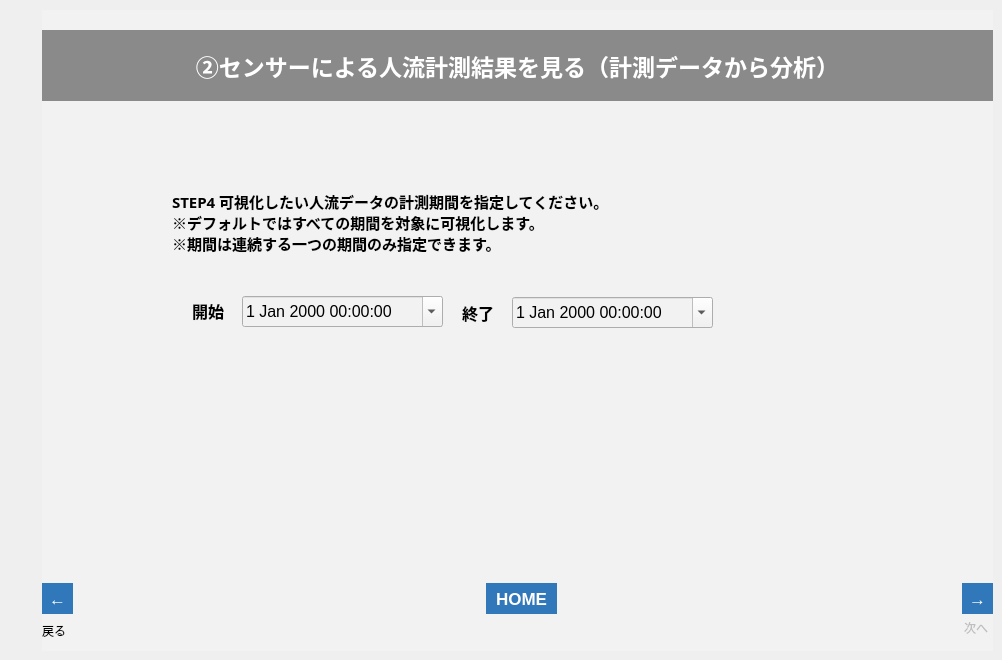
   <widget class="QWidget" name="tab_14">
    <attribute name="title">
     <string>002_4</string>
    </attribute>
    <widget class="QFrame" name="frame_15">
     <property name="geometry">
      <rect>
       <x>42</x>
       <y>10</y>
       <width>951</width>
       <height>641</height>
      </rect>
     </property>
     <property name="styleSheet">
      <string notr="true">background-color: rgb(242, 242, 242);</string>
     </property>
     <property name="frameShape">
      <enum>QFrame::NoFrame</enum>
     </property>
     <property name="frameShadow">
      <enum>QFrame::Plain</enum>
     </property>
     <property name="lineWidth">
      <number>0</number>
     </property>
     <widget class="QLabel" name="lbl_002_4_n">
      <property name="enabled">
       <bool>false</bool>
      </property>
      <property name="geometry">
       <rect>
        <x>922</x>
        <y>610</y>
        <width>31</width>
        <height>16</height>
       </rect>
      </property>
      <property name="text">
       <string>次へ</string>
      </property>
     </widget>
     <widget class="QLabel" name="label_80">
      <property name="geometry">
       <rect>
        <x>0</x>
        <y>610</y>
        <width>50</width>
        <height>21</height>
       </rect>
      </property>
      <property name="text">
       <string>戻る</string>
      </property>
     </widget>
     <widget class="QToolButton" name="btn_002_4_n">
      <property name="enabled">
       <bool>true</bool>
      </property>
      <property name="geometry">
       <rect>
        <x>920</x>
        <y>573</y>
        <width>31</width>
        <height>31</height>
       </rect>
      </property>
      <property name="font">
       <font>
        <pointsize>13</pointsize>
        <weight>75</weight>
        <bold>true</bold>
       </font>
      </property>
      <property name="styleSheet">
       <string notr="true">background-color: rgb(48,120,186);
color: rgb(255, 255, 255);
border: none;</string>
      </property>
      <property name="text">
       <string>→</string>
      </property>
     </widget>
     <widget class="QToolButton" name="btn_002_4_b">
      <property name="geometry">
       <rect>
        <x>0</x>
        <y>573</y>
        <width>31</width>
        <height>31</height>
       </rect>
      </property>
      <property name="font">
       <font>
        <pointsize>13</pointsize>
        <weight>75</weight>
        <bold>true</bold>
       </font>
      </property>
      <property name="styleSheet">
       <string notr="true">background-color: rgb(48,120,186);
color: rgb(255, 255, 255);
border: none;</string>
      </property>
      <property name="text">
       <string>←</string>
      </property>
     </widget>
     <widget class="QLabel" name="label_81">
      <property name="geometry">
       <rect>
        <x>0</x>
        <y>20</y>
        <width>951</width>
        <height>71</height>
       </rect>
      </property>
      <property name="font">
       <font>
        <family>游ゴシック</family>
        <pointsize>17</pointsize>
        <weight>75</weight>
        <bold>true</bold>
       </font>
      </property>
      <property name="styleSheet">
       <string notr="true">background-color: rgb(138, 138, 138);
color: rgb(255, 255, 255);</string>
      </property>
      <property name="text">
       <string>②センサーによる人流計測結果を見る（計測データから分析）</string>
      </property>
      <property name="alignment">
       <set>Qt::AlignCenter</set>
      </property>
     </widget>
     <widget class="QLabel" name="label_35">
      <property name="geometry">
       <rect>
        <x>130</x>
        <y>180</y>
        <width>711</width>
        <height>101</height>
       </rect>
      </property>
      <property name="font">
       <font>
        <family>游ゴシック</family>
        <pointsize>11</pointsize>
        <weight>75</weight>
        <bold>true</bold>
       </font>
      </property>
      <property name="styleSheet">
       <string notr="true">border-color: rgb(220, 220, 220);</string>
      </property>
      <property name="frameShape">
       <enum>QFrame::Box</enum>
      </property>
      <property name="lineWidth">
       <number>0</number>
      </property>
      <property name="midLineWidth">
       <number>0</number>
      </property>
      <property name="text">
       <string>STEP4 可視化したい人流データの計測期間を指定してください。
※デフォルトではすべての期間を対象に可視化します。
※期間は連続する一つの期間のみ指定できます。
</string>
      </property>
      <property name="alignment">
       <set>Qt::AlignLeading|Qt::AlignLeft|Qt::AlignTop</set>
      </property>
      <property name="wordWrap">
       <bool>true</bool>
      </property>
     </widget>
     <widget class="QDateTimeEdit" name="cmb_002_dateTimeFrom">
      <property name="geometry">
       <rect>
        <x>200</x>
        <y>286</y>
        <width>201</width>
        <height>31</height>
       </rect>
      </property>
      <property name="font">
       <font>
        <pointsize>12</pointsize>
       </font>
      </property>
      <property name="calendarPopup">
       <bool>true</bool>
      </property>
     </widget>
     <widget class="QLabel" name="label_36">
      <property name="geometry">
       <rect>
        <x>150</x>
        <y>260</y>
        <width>41</width>
        <height>81</height>
       </rect>
      </property>
      <property name="font">
       <font>
        <family>游ゴシック</family>
        <pointsize>12</pointsize>
        <weight>75</weight>
        <bold>true</bold>
       </font>
      </property>
      <property name="styleSheet">
       <string notr="true">border-color: rgb(220, 220, 220);</string>
      </property>
      <property name="frameShape">
       <enum>QFrame::Box</enum>
      </property>
      <property name="lineWidth">
       <number>0</number>
      </property>
      <property name="midLineWidth">
       <number>0</number>
      </property>
      <property name="text">
       <string>開始</string>
      </property>
      <property name="alignment">
       <set>Qt::AlignLeading|Qt::AlignLeft|Qt::AlignVCenter</set>
      </property>
     </widget>
     <widget class="QLabel" name="label_37">
      <property name="geometry">
       <rect>
        <x>420</x>
        <y>267</y>
        <width>41</width>
        <height>71</height>
       </rect>
      </property>
      <property name="font">
       <font>
        <family>游ゴシック</family>
        <pointsize>12</pointsize>
        <weight>75</weight>
        <bold>true</bold>
       </font>
      </property>
      <property name="styleSheet">
       <string notr="true">border-color: rgb(220, 220, 220);</string>
      </property>
      <property name="frameShape">
       <enum>QFrame::Box</enum>
      </property>
      <property name="lineWidth">
       <number>0</number>
      </property>
      <property name="midLineWidth">
       <number>0</number>
      </property>
      <property name="text">
       <string>終了</string>
      </property>
      <property name="alignment">
       <set>Qt::AlignLeading|Qt::AlignLeft|Qt::AlignVCenter</set>
      </property>
     </widget>
     <widget class="QDateTimeEdit" name="cmb_002_dateTimeTo">
      <property name="geometry">
       <rect>
        <x>470</x>
        <y>287</y>
        <width>201</width>
        <height>31</height>
       </rect>
      </property>
      <property name="font">
       <font>
        <pointsize>12</pointsize>
       </font>
      </property>
      <property name="calendarPopup">
       <bool>true</bool>
      </property>
     </widget>
     <widget class="QToolButton" name="btn_home_10">
      <property name="geometry">
       <rect>
        <x>444</x>
        <y>573</y>
        <width>71</width>
        <height>31</height>
       </rect>
      </property>
      <property name="font">
       <font>
        <pointsize>13</pointsize>
        <weight>75</weight>
        <bold>true</bold>
       </font>
      </property>
      <property name="styleSheet">
       <string notr="true">background-color: rgb(48,120,186);
color: rgb(255, 255, 255);
border: none;</string>
      </property>
      <property name="text">
       <string>HOME</string>
      </property>
     </widget>
    </widget>
   </widget>
